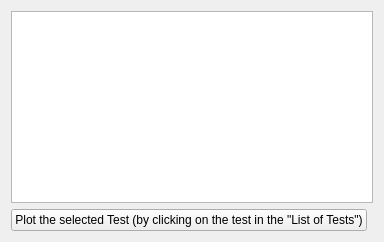
                <widget class="QWidget" name="tab_32">
                 <attribute name="title">
                  <string>Hertzian fitting</string>
                 </attribute>
                 <layout class="QGridLayout" name="gridLayout_64">
                  <item row="2" column="0">
                   <widget class="QPushButton" name="pushButton_plot_Hertzian_fitting_of_chosen_test_tabTipRadius">
                    <property name="sizePolicy">
                     <sizepolicy hsizetype="Maximum" vsizetype="Maximum">
                      <horstretch>0</horstretch>
                      <verstretch>0</verstretch>
                     </sizepolicy>
                    </property>
                    <property name="text">
                     <string>Plot the selected Test (by clicking on the test in the &quot;List of Tests&quot;)</string>
                    </property>
                   </widget>
                  </item>
                  <item row="2" column="1">
                   <widget class="QFrame" name="frame_11">
                    <property name="frameShape">
                     <enum>QFrame::StyledPanel</enum>
                    </property>
                    <property name="frameShadow">
                     <enum>QFrame::Raised</enum>
                    </property>
                   </widget>
                  </item>
                  <item row="1" column="0" colspan="2">
                   <widget class="QGraphicsView" name="graphicsView_HertzianFitting_tabTipRadius"/>
                  </item>
                 </layout>
                </widget>
